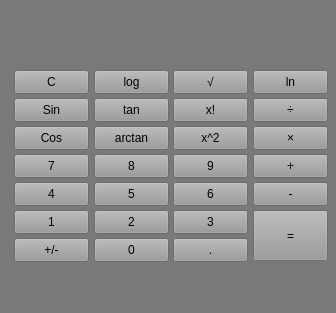
<?xml version="1.0" encoding="UTF-8"?>
<ui version="4.0">
 <class>MainWindow</class>
 <widget class="QMainWindow" name="MainWindow">
  <property name="geometry">
   <rect>
    <x>0</x>
    <y>0</y>
    <width>336</width>
    <height>313</height>
   </rect>
  </property>
  <property name="windowTitle">
   <string>MainWindow</string>
  </property>
  <property name="autoFillBackground">
   <bool>false</bool>
  </property>
  <property name="styleSheet">
   <string notr="true">background-color: rgb(121, 121, 121);
font: italic 9pt &quot;Segoe UI&quot;;</string>
  </property>
  <widget class="QWidget" name="centralwidget">
   <widget class="QLabel" name="monitor">
    <property name="geometry">
     <rect>
      <x>10</x>
      <y>10</y>
      <width>311</width>
      <height>51</height>
     </rect>
    </property>
    <property name="font">
     <font>
      <family>Segoe UI</family>
      <pointsize>9</pointsize>
      <italic>true</italic>
      <bold>false</bold>
     </font>
    </property>
    <property name="text">
     <string/>
    </property>
    <property name="alignment">
     <set>Qt::AlignRight|Qt::AlignTrailing|Qt::AlignVCenter</set>
    </property>
   </widget>
   <widget class="QPushButton" name="clearbtn">
    <property name="geometry">
     <rect>
      <x>14</x>
      <y>70</y>
      <width>75</width>
      <height>24</height>
     </rect>
    </property>
    <property name="styleSheet">
     <string notr="true">background-color: rgb(153, 153, 153);</string>
    </property>
    <property name="text">
     <string>C</string>
    </property>
   </widget>
   <widget class="QPushButton" name="logbtn">
    <property name="geometry">
     <rect>
      <x>94</x>
      <y>70</y>
      <width>75</width>
      <height>24</height>
     </rect>
    </property>
    <property name="styleSheet">
     <string notr="true">background-color: rgb(153, 153, 153);</string>
    </property>
    <property name="text">
     <string>log</string>
    </property>
   </widget>
   <widget class="QPushButton" name="lnbtn">
    <property name="geometry">
     <rect>
      <x>253</x>
      <y>70</y>
      <width>75</width>
      <height>24</height>
     </rect>
    </property>
    <property name="styleSheet">
     <string notr="true">background-color: rgb(153, 153, 153);</string>
    </property>
    <property name="text">
     <string>ln</string>
    </property>
   </widget>
   <widget class="QPushButton" name="radicalbtn">
    <property name="geometry">
     <rect>
      <x>173</x>
      <y>70</y>
      <width>75</width>
      <height>24</height>
     </rect>
    </property>
    <property name="styleSheet">
     <string notr="true">background-color: rgb(153, 153, 153);</string>
    </property>
    <property name="text">
     <string>√</string>
    </property>
   </widget>
   <widget class="QPushButton" name="factorialbtn">
    <property name="geometry">
     <rect>
      <x>173</x>
      <y>98</y>
      <width>75</width>
      <height>24</height>
     </rect>
    </property>
    <property name="styleSheet">
     <string notr="true">background-color: rgb(153, 153, 153);</string>
    </property>
    <property name="text">
     <string>x!</string>
    </property>
   </widget>
   <widget class="QPushButton" name="sinbtn">
    <property name="geometry">
     <rect>
      <x>14</x>
      <y>98</y>
      <width>75</width>
      <height>24</height>
     </rect>
    </property>
    <property name="styleSheet">
     <string notr="true">background-color: rgb(153, 153, 153);</string>
    </property>
    <property name="text">
     <string>Sin</string>
    </property>
   </widget>
   <widget class="QPushButton" name="tanbtn">
    <property name="geometry">
     <rect>
      <x>94</x>
      <y>98</y>
      <width>75</width>
      <height>24</height>
     </rect>
    </property>
    <property name="styleSheet">
     <string notr="true">background-color: rgb(153, 153, 153);</string>
    </property>
    <property name="text">
     <string>tan</string>
    </property>
   </widget>
   <widget class="QPushButton" name="fracbtn">
    <property name="geometry">
     <rect>
      <x>253</x>
      <y>98</y>
      <width>75</width>
      <height>24</height>
     </rect>
    </property>
    <property name="styleSheet">
     <string notr="true">background-color: rgb(153, 153, 153);</string>
    </property>
    <property name="text">
     <string>÷</string>
    </property>
   </widget>
   <widget class="QPushButton" name="addbtn">
    <property name="geometry">
     <rect>
      <x>253</x>
      <y>154</y>
      <width>75</width>
      <height>24</height>
     </rect>
    </property>
    <property name="styleSheet">
     <string notr="true">background-color: rgb(153, 153, 153);</string>
    </property>
    <property name="text">
     <string>+</string>
    </property>
   </widget>
   <widget class="QPushButton" name="sevenbtn">
    <property name="geometry">
     <rect>
      <x>14</x>
      <y>154</y>
      <width>75</width>
      <height>24</height>
     </rect>
    </property>
    <property name="styleSheet">
     <string notr="true">background-color: rgb(153, 153, 153);</string>
    </property>
    <property name="text">
     <string>7</string>
    </property>
   </widget>
   <widget class="QPushButton" name="cosbtn">
    <property name="geometry">
     <rect>
      <x>14</x>
      <y>126</y>
      <width>75</width>
      <height>24</height>
     </rect>
    </property>
    <property name="styleSheet">
     <string notr="true">background-color: rgb(153, 153, 153);</string>
    </property>
    <property name="text">
     <string>Cos</string>
    </property>
   </widget>
   <widget class="QPushButton" name="powbtn">
    <property name="geometry">
     <rect>
      <x>173</x>
      <y>126</y>
      <width>75</width>
      <height>24</height>
     </rect>
    </property>
    <property name="styleSheet">
     <string notr="true">background-color: rgb(153, 153, 153);</string>
    </property>
    <property name="text">
     <string>x^2</string>
    </property>
   </widget>
   <widget class="QPushButton" name="arctanbtn">
    <property name="geometry">
     <rect>
      <x>94</x>
      <y>126</y>
      <width>75</width>
      <height>24</height>
     </rect>
    </property>
    <property name="styleSheet">
     <string notr="true">background-color: rgb(153, 153, 153);</string>
    </property>
    <property name="text">
     <string>arctan</string>
    </property>
   </widget>
   <widget class="QPushButton" name="eightbtn">
    <property name="geometry">
     <rect>
      <x>94</x>
      <y>154</y>
      <width>75</width>
      <height>24</height>
     </rect>
    </property>
    <property name="autoFillBackground">
     <bool>false</bool>
    </property>
    <property name="styleSheet">
     <string notr="true">background-color: rgb(153, 153, 153);</string>
    </property>
    <property name="text">
     <string>8</string>
    </property>
   </widget>
   <widget class="QPushButton" name="mulbtn">
    <property name="geometry">
     <rect>
      <x>253</x>
      <y>126</y>
      <width>75</width>
      <height>24</height>
     </rect>
    </property>
    <property name="styleSheet">
     <string notr="true">background-color: rgb(153, 153, 153);</string>
    </property>
    <property name="text">
     <string>×</string>
    </property>
   </widget>
   <widget class="QPushButton" name="ninebtn">
    <property name="geometry">
     <rect>
      <x>173</x>
      <y>154</y>
      <width>75</width>
      <height>24</height>
     </rect>
    </property>
    <property name="styleSheet">
     <string notr="true">background-color: rgb(153, 153, 153);</string>
    </property>
    <property name="text">
     <string>9</string>
    </property>
   </widget>
   <widget class="QPushButton" name="sixbtn">
    <property name="geometry">
     <rect>
      <x>173</x>
      <y>182</y>
      <width>75</width>
      <height>24</height>
     </rect>
    </property>
    <property name="styleSheet">
     <string notr="true">background-color: rgb(153, 153, 153);</string>
    </property>
    <property name="text">
     <string>6</string>
    </property>
   </widget>
   <widget class="QPushButton" name="fourbtn">
    <property name="geometry">
     <rect>
      <x>14</x>
      <y>182</y>
      <width>75</width>
      <height>24</height>
     </rect>
    </property>
    <property name="styleSheet">
     <string notr="true">background-color: rgb(153, 153, 153);</string>
    </property>
    <property name="text">
     <string>4</string>
    </property>
   </widget>
   <widget class="QPushButton" name="fivebtn">
    <property name="geometry">
     <rect>
      <x>94</x>
      <y>182</y>
      <width>75</width>
      <height>24</height>
     </rect>
    </property>
    <property name="styleSheet">
     <string notr="true">background-color: rgb(153, 153, 153);</string>
    </property>
    <property name="text">
     <string>5</string>
    </property>
   </widget>
   <widget class="QPushButton" name="eqbtn">
    <property name="geometry">
     <rect>
      <x>253</x>
      <y>210</y>
      <width>75</width>
      <height>51</height>
     </rect>
    </property>
    <property name="palette">
     <palette>
      <active>
       <colorrole role="Button">
        <brush brushstyle="SolidPattern">
         <color alpha="255">
          <red>153</red>
          <green>153</green>
          <blue>153</blue>
         </color>
        </brush>
       </colorrole>
       <colorrole role="Base">
        <brush brushstyle="SolidPattern">
         <color alpha="255">
          <red>153</red>
          <green>153</green>
          <blue>153</blue>
         </color>
        </brush>
       </colorrole>
       <colorrole role="Window">
        <brush brushstyle="SolidPattern">
         <color alpha="255">
          <red>153</red>
          <green>153</green>
          <blue>153</blue>
         </color>
        </brush>
       </colorrole>
      </active>
      <inactive>
       <colorrole role="Button">
        <brush brushstyle="SolidPattern">
         <color alpha="255">
          <red>153</red>
          <green>153</green>
          <blue>153</blue>
         </color>
        </brush>
       </colorrole>
       <colorrole role="Base">
        <brush brushstyle="SolidPattern">
         <color alpha="255">
          <red>153</red>
          <green>153</green>
          <blue>153</blue>
         </color>
        </brush>
       </colorrole>
       <colorrole role="Window">
        <brush brushstyle="SolidPattern">
         <color alpha="255">
          <red>153</red>
          <green>153</green>
          <blue>153</blue>
         </color>
        </brush>
       </colorrole>
      </inactive>
      <disabled>
       <colorrole role="Button">
        <brush brushstyle="SolidPattern">
         <color alpha="255">
          <red>153</red>
          <green>153</green>
          <blue>153</blue>
         </color>
        </brush>
       </colorrole>
       <colorrole role="Base">
        <brush brushstyle="SolidPattern">
         <color alpha="255">
          <red>153</red>
          <green>153</green>
          <blue>153</blue>
         </color>
        </brush>
       </colorrole>
       <colorrole role="Window">
        <brush brushstyle="SolidPattern">
         <color alpha="255">
          <red>153</red>
          <green>153</green>
          <blue>153</blue>
         </color>
        </brush>
       </colorrole>
      </disabled>
     </palette>
    </property>
    <property name="autoFillBackground">
     <bool>false</bool>
    </property>
    <property name="styleSheet">
     <string notr="true">font-color: rgb(255,255,255);
background-color: rgb(153, 153, 153);</string>
    </property>
    <property name="text">
     <string>=</string>
    </property>
   </widget>
   <widget class="QPushButton" name="onebtn">
    <property name="geometry">
     <rect>
      <x>14</x>
      <y>210</y>
      <width>75</width>
      <height>24</height>
     </rect>
    </property>
    <property name="styleSheet">
     <string notr="true">background-color: rgb(153, 153, 153);</string>
    </property>
    <property name="text">
     <string>1</string>
    </property>
   </widget>
   <widget class="QPushButton" name="threebtn">
    <property name="geometry">
     <rect>
      <x>173</x>
      <y>210</y>
      <width>75</width>
      <height>24</height>
     </rect>
    </property>
    <property name="styleSheet">
     <string notr="true">background-color: rgb(153, 153, 153);</string>
    </property>
    <property name="text">
     <string>3</string>
    </property>
   </widget>
   <widget class="QPushButton" name="twobtn">
    <property name="geometry">
     <rect>
      <x>94</x>
      <y>210</y>
      <width>75</width>
      <height>24</height>
     </rect>
    </property>
    <property name="styleSheet">
     <string notr="true">background-color: rgb(153, 153, 153);</string>
    </property>
    <property name="text">
     <string>2</string>
    </property>
   </widget>
   <widget class="QPushButton" name="dotbtn">
    <property name="geometry">
     <rect>
      <x>173</x>
      <y>238</y>
      <width>75</width>
      <height>24</height>
     </rect>
    </property>
    <property name="styleSheet">
     <string notr="true">background-color: rgb(153, 153, 153);</string>
    </property>
    <property name="text">
     <string>.</string>
    </property>
   </widget>
   <widget class="QPushButton" name="zerobtn">
    <property name="geometry">
     <rect>
      <x>94</x>
      <y>238</y>
      <width>75</width>
      <height>24</height>
     </rect>
    </property>
    <property name="styleSheet">
     <string notr="true">background-color: rgb(153, 153, 153);</string>
    </property>
    <property name="text">
     <string>0</string>
    </property>
   </widget>
   <widget class="QPushButton" name="minposbtn">
    <property name="geometry">
     <rect>
      <x>14</x>
      <y>238</y>
      <width>75</width>
      <height>24</height>
     </rect>
    </property>
    <property name="styleSheet">
     <string notr="true">background-color: rgb(153, 153, 153);</string>
    </property>
    <property name="text">
     <string>+/-</string>
    </property>
   </widget>
   <widget class="QPushButton" name="subbtn">
    <property name="geometry">
     <rect>
      <x>253</x>
      <y>182</y>
      <width>75</width>
      <height>24</height>
     </rect>
    </property>
    <property name="styleSheet">
     <string notr="true">background-color: rgb(153, 153, 153);</string>
    </property>
    <property name="text">
     <string>-</string>
    </property>
   </widget>
  </widget>
  <widget class="QMenuBar" name="menubar">
   <property name="geometry">
    <rect>
     <x>0</x>
     <y>0</y>
     <width>336</width>
     <height>22</height>
    </rect>
   </property>
  </widget>
  <widget class="QStatusBar" name="statusbar"/>
 </widget>
 <resources/>
 <connections/>
</ui>
